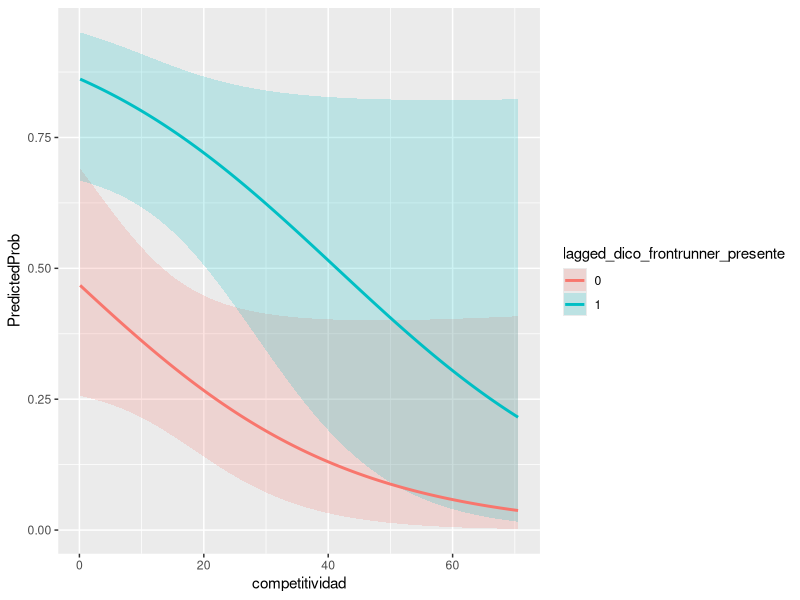
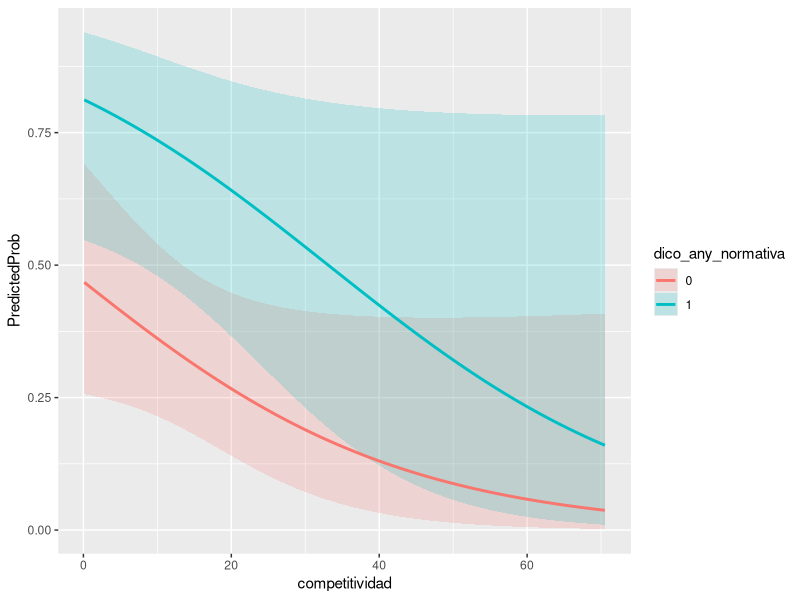
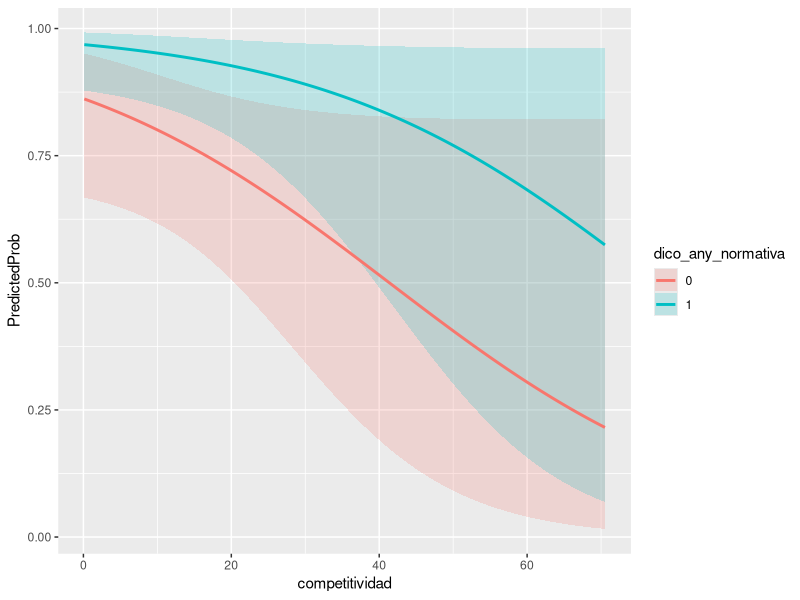

These figures' R source, in order:
# MODELO DE PROBA DE AUSENCIAS PARA LOS CANDIATOS

# version borrador 8 abril 2024

# APUNTES: LISTA DE PENDIENTES #############

# PENDIENTE: AGREGAR CONTROL INTERACTIVO BALLOTAGE==1 que deberia volver insignificante el efecto de la concentracion. LISTO. RESULTADOS RAROS. PARA PENSAR / PREGUNTAR MAURICIO

# PENDIENTE CONSTRUIR TABLAS PARA INTERPRETAR VARIANDO VALORES DE TODAS VARIABLES
# PENDIENTE: PLOTEAR GRAFICOS INVIRTIENDO VARIABLES QUE SE VUELVEN VISIBLES, EJ NORMATIVA/ TRADICION, probado ya , igual definitivo cuando tengamos modelo definitivo
# PENDIENTE pensar pos de agregar todas variantes en un mismo grafico, o en un mismo panel

# PENDIENTE: ESTADISTICAS DESCRIPTIVAS! # estoy haciendo tablas y diferencias de medias, abr 2024, ver si algo mas es relevante
# PENDIENTE: QUIZAS SE PUEDEN INTERPRETAR RELAC VIBARIADAS COMO CUASI NEC Y CUASI SUF , P PENSAR# 

# IMPORTANTE PENDIENTE: QUIZAS CONSIDERAR UNA VD DE DEBATES SI PERO SIN FRONTRUNNER PARA ID CAUSAS SOBRE ESTE SUBSET,
# AUNQUE ATENTI PUEDE SER UN N MUY BAJO PARA LA CATEGORIA
# EN GRAL RESULTADOS A HOY ABRIL 11 2024 VIENEN SUGIRIENDO QUE DETS SON PARECIDOS PERO DIFERENTES
# A INCUMBENT SI O SI LE IMPORTA LA COMPETITIVIDAD
# PARA EL RESTO ES UN POCO MAS IMPORTANTE LA CONCENTRACION, LA COMPETITIVIDAD PIERDE IMP 

# PENDIENTES/ AYUDAMEMORIA 
# recirdar que para inclusion de VIS importa ortogonalidad o no, ademas de relevancia
# recordar interpretar sustantivamente la magnitud de los coeficientes

# LIBRERIAS #####

library(tidyverse)

# DATA ###########
setwd("/home/carolina/Documents/Proyectos R/debates_latam2024/tesis_doctorado/datav2023")
base_elecciones <- read.csv("all_elections.csv") %>% select(-X)
setwd("/home/carolina/Documents/Proyectos R/debates_latam2024/tesis_doctorado/")
options(scipen=999)
# TRABAJO ########

# CREACION DE VARIABLES AUXILIARES ##########

# variables dico de normativa

base_elecciones <- base_elecciones %>% 
  mutate(dico_obligatorio_candidato = ifelse(ncat_regcandidatos==3,1,0),
         dico_derechos_candidato = ifelse(ncat_regcandidatos==2,1,0))

base_elecciones <- base_elecciones %>% 
  mutate(dico_any_normativa = ifelse(ncat_regcandidatos>=2,1,0))


# primero creamos variable recategorizada 
base_elecciones <- base_elecciones %>% 
  mutate(ballotage = ifelse(ncat_ronda==2,1,0))

# EXPLORACION DESCRIPTIVA ###########

# exploracion de VDs alternativas
table(base_elecciones$dico_debates_eleccion)
table(base_elecciones$dico_frontrunner_presente)
table(base_elecciones$dico_frontORcha_presentes)

# chequeamos distribs bivariadas

# VIS CONTINUAS #

# COMPETITIVIDAD #
mean_values <- aggregate(competitividad ~ dico_debates_eleccion, base_elecciones, mean, na.rm = TRUE)
# hay mas competitividad (menos dif entre candidatos) cuando hay debates

mean_values <- aggregate(competitividad ~ dico_frontrunner_presente, base_elecciones, mean, na.rm = TRUE)
# idem, hay mas competitividad (menos dif entre candidatos) cuando hay debates, la diferencia es ligeramente mas amplia

# CONCENTRACION #
mean_values <- aggregate(concentracion ~ dico_debates_eleccion, base_elecciones, mean, na.rm = TRUE)
# las elecciones estan mas concentradas cuando no hay debates, o mas dispersas cuando hay debates

mean_values <- aggregate(concentracion ~ dico_frontrunner_presente, base_elecciones, mean, na.rm = TRUE)
# idem, pero al diferencia se estrecha a casi la mitad (6 puntos versus 3 puntos de diferencia en la diferencia de promedios)

# TOTREG #
mean_values <- aggregate(ncat_totreg ~ dico_debates_eleccion, base_elecciones, mean, na.rm = TRUE)
# la regulacion es mas estricta cuando hay debates

mean_values <- aggregate(ncat_totreg ~ dico_frontrunner_presente, base_elecciones, mean, na.rm = TRUE)
# idem, y la diferencia de medias se agranda para este caso

# CONFIANZA EN MEDIOS # # PENDIENTE CORREGIR ESTE INDICADOR Y PROBAR ALTERNATIVOS 
mean_values <- aggregate(int_average_confianza_tv_medios_latin_lapop ~ dico_debates_eleccion, base_elecciones, mean, na.rm = TRUE)
# hay mas confianza en medios cuando hay debates dif de 0.6 puntos aprox en escala de 0 a 4

mean_values <- aggregate(int_average_confianza_tv_medios_latin_lapop ~ dico_frontrunner_presente, base_elecciones, mean, na.rm = TRUE)
# diferencia se reduce e invierte: hay mas confianza en medios cuando NO hay debates.
# IGUAL CATEGORIZACION DEL INDICADOR PUEDE ESTAR GENERANDO PROBLEMAS

# CONFIANZA EN PPOLS # 
mean_values <- aggregate(int_average_confianza_ppols ~ dico_debates_eleccion, base_elecciones, mean, na.rm = TRUE)
# hay ligeramente mas confianza en ppols cuando NO hay debates

mean_values <- aggregate(int_average_confianza_ppols ~ dico_frontrunner_presente, base_elecciones, mean, na.rm = TRUE)
# idem, y distancia se agranda ligeramente
 
# VARIABLES DICO # # PENDIENTE: QUIZAS SE PUEDEN INTERPRETAR ESSTAS VARIABLES COMO CUASI NEC Y CUASI SUF , P PENSAR# 

# RONDA # 
base_elecciones$ballotage %>% table()  
table(base_elecciones$ballotage, base_elecciones$dico_debates_eleccion)
# la distrib sugiere que esta variable es practicamente irrelevante , aunque hay ligeramente mas   
49/16 # en primera ronda 
22/8 # en segunda ronda # hay proporcionalmente mas debates en segunda que en primera ronda
table(base_elecciones$ballotage, base_elecciones$dico_frontrunner_presente)
25/40 # la relacion se vuelve MUCHO mas marcada para debates con fronturnner presente, casi por definicion 
# (--ya todos los debates que teniamos en segunda ronda en la cuenta anterior tenian al frontrunner presente--. 
#p pensar, hay que ver que hacer c esto)

# TRADICION # 
base_elecciones$lagged_dico_debates_eleccion %>% table()  
table(base_elecciones$lagged_dico_debates_eleccion, base_elecciones$dico_debates_eleccion)
# cuando no hubo debates en eleccion anterior, es ligeramente mas probable que no haya debates
# la relacion se invierte y por gran dif cuando si hubo debates (de cualq tipo) en eleccion anterior

table(base_elecciones$lagged_dico_debates_eleccion, base_elecciones$dico_frontrunner_presente)
# resultados similares, pero muy marcados para cuando no hubo debates en elec anterior 
# menos marcados para cuando hubo debates cualq en eleccion anterior 
# es decir, aun habiendo debates en elecc anterior no se coacciona del todo a frontrunner
# y que no haya habido debates en elecc anterior definitivamente da rienda mas suelta al frontrunner

base_elecciones$lagged_dico_frontrunner_presente %>% table()  
table(base_elecciones$lagged_dico_frontrunner_presente, base_elecciones$dico_debates_eleccion)
# se invierte para el caso de no debates (c frontrn) en elec anterior (vs cualq debate),en el sentido de que 
# aun no habiendo habido debates c frontrun, es mas prob que haya un debate (cualq) en elec actual que que no

table(base_elecciones$lagged_dico_frontrunner_presente, base_elecciones$dico_frontrunner_presente)
# aqui de nuevo results consistentes con narrativa en el sentido de que
# cuando frontrunner no asistio a ningun debate en elec anterior, es mas probable que no lo haga en actual eleccion (de hecho se espeja diferencia respecto de cuenta inmediata anterior)
# cuando frontrunner si asistio a debate en elec anterior, es mucho mas probable que si asista en la que siga

# NOMRATIVA DICO # 
base_elecciones$dico_obligatorio_candidato %>% table()   
# ojo que esta variable tiene una distrib muy sesgada
table(base_elecciones$dico_obligatorio_candidato, base_elecciones$dico_debates_eleccion)
# cuando no hay obligatoriedad, es igualmente mas probable que haya algun debate
# cuando hay obligatoriedad, 100% hay debate

table(base_elecciones$dico_obligatorio_candidato, base_elecciones$dico_frontrunner_presente)
# simil resultados anteriores, solo que proba de debate c frontrunner sin obligatoriedad disminuye respecto de cuenta anterior

base_elecciones$dico_derechos_candidato %>% table()  
table(base_elecciones$dico_derechos_candidato, base_elecciones$dico_debates_eleccion)
# cuando no hay derechos reconocidos, es mas proba que haya debates, aunque la dif se reduce respecto de la cuenta anterior
# (es relativamente mas proba que no haya debates que cuando no hay obligacion)

table(base_elecciones$dico_derechos_candidato, base_elecciones$dico_frontrunner_presente)
# cuando hay derechos reconocidos, es mucho mas proba que haya debates
# aun asi, hay ligera proba de que no haya debates

base_elecciones$dico_any_normativa %>% table()  
table(base_elecciones$dico_any_normativa, base_elecciones$dico_debates_eleccion)
# cuando no hay normativa, hay igualmente chances de que haya debates, pero la diferencia se achica respecto de anteriores, acercandose al 50/50 de chances
# es decir que esta variable se vuelve indiferente cuando es 0, ergo no es NEC para debates
# cuando hay normativa, casi siempre hay debates, salvo excepciones
table(base_elecciones$dico_any_normativa, base_elecciones$dico_frontrunner_presente)
# idem comentario para cuando hay normativa
# las chances se vuelven casi 50/50 para el caso de debates c asistencia de frontrunner (respecto de cualq debate) cuando NO hay normativa


### MULTICOLINEALIDAD CRUZADA PENDIENTE ## ACA ME QUEDE #####

######################### MODELOS #########################

# MODELOS CON VARIABLE COMPET COMO BADE ##########

# vd original #####
modelo_base0 <- glm(dico_debates_eleccion ~ competitividad,
                      data = base_elecciones,
                      family = "binomial")
summary(modelo_base0)

# signo esperado, magnitud pequeña, soprrendentemente parecida a la de modelos candidato; significavito al 0.1
# cuanto mas distancia entre 1 y 2, menos proba de debate

# repetimos para otras VD: ####
modelo_base1 <- glm(dico_frontrunner_presente ~ competitividad,
                   data = base_elecciones,
                   family = "binomial")
summary(modelo_base1)  # crece en magnitud, levemente, y en sginificancia. Signo sigue siendo el esperado

modelo_base2 <- glm(dico_frontORcha_presentes ~ competitividad,
                   data = base_elecciones,
                   family = "binomial") # resultados similares a version original en todo sentido
summary(modelo_base2)

# AGREGAMOS COMPLICACIONES AL MODELO ############
# MAS VARIABLES SOBRE PARTIDOS #############

modelo_1_0 <- glm(dico_debates_eleccion ~ 
                    competitividad + concentracion,
                  data = base_elecciones,
                  family = "binomial")
summary(modelo_1_0)

# crece en magnitud, aunque lgieramente, coef competitividad. mejora sficancia al 0.05
# concentracion es sficativo al 0.1. magnitud pequeña. (pendiente interpretar magnitudes en terminos sustantivos)
# signo es el esperado: a mas concentracion, menos proba de debates, lo que abreva de mi idea de fragmentacion

# probamos con VD alternativas 

modelo_1_1 <- glm(dico_frontrunner_presente ~ 
                    competitividad + concentracion,
                  data = base_elecciones,
                  family = "binomial")
summary(modelo_1_1) 
# coef competitividad parecido a modelo base, tb un poco mas grande que para modelo 1_0. concetracion signo esperado pero pierde sficancia
# tiene sentido con idea de que fragmentacion aumenta proba de debates, pero no con candidato ppal presente


modelo_1_2 <- glm(dico_frontORcha_presentes ~ competitividad + concentracion,
                  data = base_elecciones,
                  family = "binomial")
summary(modelo_1_2)
# consistente con idea anterior, aqui concentracion vuelve a ser sficativo (igual su magnitud sigue siendo reducida),
# indicando que hay oportunidades en las que fragmentacion ayuda a que haya debate, aunque sin necesariamente garantizar presencia de ppales contenedores
# en este modelo competitividad tiene performance parecida al modelo base 


# VARIABLES LAGGED SOBRE DEBATES ##############

modelo_21_0 <- glm(dico_debates_eleccion ~ 
                     competitividad + 
                     lagged_dico_debates_eleccion,
                  data = base_elecciones,
                  family = "binomial")
summary(modelo_21_0)

modelo_22_0 <- glm(dico_debates_eleccion ~ 
                     competitividad + concentracion + 
                     lagged_dico_debates_eleccion,
                  data = base_elecciones,
                  family = "binomial")
summary(modelo_22_0)

# debate en eleccion anterior es por lejos mejor predictor, magnitud mucho mas grande y sficativo al 0.001
# igual para pensar: magnitud tiene que ver con escalas. competitividad y concetrancion varian del 1 al 100 (hipoteticamente), lagged es dicotomica. 
# interesante es que variables de competencia y concentracion se mantienen parecidas!

# probamos con variables VD alternativas
modelo_21_1 <- glm(dico_frontrunner_presente ~ 
                     competitividad + 
                     lagged_dico_frontrunner_presente,
                   data = base_elecciones,
                   family = "binomial")
summary(modelo_21_1)

modelo_22_1 <- glm(dico_frontrunner_presente ~ 
                     competitividad + concentracion + 
                     lagged_dico_frontrunner_presente,
                   data = base_elecciones,
                   family = "binomial")
summary(modelo_22_1)
# idem comentario modelo_2 de arriba: se mantiene muy parecido a modelo_1, pero lagged aparece claramente como un predictor mas pontente, todavia mas cierto para el caso de la asistencia del frontrunner
# un peq parentesis, usando otra lagged con esta VD: 
modelo_23_1 <- glm(dico_frontrunner_presente ~ 
                     competitividad + concentracion + 
                     lagged_dico_debates_eleccion,
                   data = base_elecciones,
                   family = "binomial")
summary(modelo_23_1) # coef sigue siendo muy grande, aunque magnitud disminuye muy ligeramente respecto de 21_1. Idem en linea con expectativas

modelo_21_2 <- glm(dico_frontORcha_presentes ~ competitividad + lagged_dico_frontORcha_presentes,
                   data = base_elecciones,
                   family = "binomial")
summary(modelo_21_2)

modelo_22_2 <- glm(dico_frontORcha_presentes ~ competitividad + concentracion + lagged_dico_frontORcha_presentes,
                   data = base_elecciones,
                   family = "binomial")
summary(modelo_22_2) 
# simil comentarios anteriores, en este caso modelo si difiere de anteriores en coef concentracion, que pierde sficancia
# en lo demas idem: modelo muy parecido a modelo_1, pero lagged emerge como mejor predictor 

# FIXED EFFECTS POR PAIS ######

modelo_31_0 <- glm(dico_debates_eleccion ~ 
                     competitividad + 
                     cat_pais,
                   data = base_elecciones,
                   family = "binomial")
summary(modelo_31_0)
# competitividad sigue teniendo signo esperado, mejora tamaño y nivel de sficancia
# fixed effects muchos no son sficativos, pero pendiente ver como assess esto creo que prueba F

modelo_32_0 <- glm(dico_debates_eleccion ~ 
                     competitividad + concentracion + 
                     lagged_dico_debates_eleccion + 
                     cat_pais,
                   data = base_elecciones,
                   family = "binomial")
summary(modelo_32_0)
# variable concentracion pierde sficancia, idem lagged, aunque mantienen su signo y en el caso de concentracion su magnitud
# estas variables parecen mas estructurales (sobre todo lagged) , por lo que fixed effects parecen comerse su efecto

# VDs alternativas


modelo_31_1 <- glm(dico_frontrunner_presente ~ 
                     competitividad + 
                     cat_pais,
                   data = base_elecciones,
                   family = "binomial")
summary(modelo_31_1) # idem comentarios que para 31_0, notese que aqui competitividad aumenta bastante su magnitud (x3)

modelo_32_1 <- glm(dico_frontrunner_presente ~ 
                     competitividad + concentracion + 
                     lagged_dico_frontrunner_presente + 
                     cat_pais,
                   data = base_elecciones,
                   family = "binomial")
summary(modelo_32_1) # idem


modelo_31_2 <- glm(dico_frontORcha_presentes ~ competitividad + cat_pais,
                   data = base_elecciones,
                   family = "binomial")
summary(modelo_31_2) # idem comentarios anteriores

modelo_32_2 <- glm(dico_frontORcha_presentes ~ competitividad + concentracion + lagged_dico_frontORcha_presentes + cat_pais,
                   data = base_elecciones,
                   family = "binomial")
summary(modelo_32_2) # idem

# el hecho de que competitividad aumente tanto su magnitud
# parece ser indicativo de que hay otros factores estructurales que no estamos considerando y que diluyen su efecto
# porque estarian correlacionados con esta variable (((para pensar: en que direccion???)))

# VARIABLES CONFIANZA LATINOBAROMETRO (PENDIENTE! EMPROLIJAR) ############

# modelo con interpolacion # pueden variarse los indicadores de confianza 
# OJO ATENTI pendiente ver como homogenizar esta variable tomada de fuentes alternativas,
# quizas sea mas adecuado estandarizar y recalcular

modelo_4_0 <- glm(dico_debates_eleccion ~ 
                    competitividad + concentracion + 
                    lagged_dico_debates_eleccion + 
                    int_average_confianza_tv_medios_latin_lapop + int_average_confianza_ppols,
                data = base_elecciones,
                family = "binomial")
summary(modelo_4_0) 
# definitivamente sin resultados sficativos, en este modelo completo competitividad recupera sficancia aunque al 0.1, y aumenta en magnitud, mantiene signo esperado
# coefs de confianza cambian mucho y son definitivamente no sficativos }
# los resultados se mantienen similares para los distintos indicadores de confianza en medios utilizados

modelo_4_1 <- glm(dico_frontrunner_presente ~ 
                    competitividad + concentracion + 
                    lagged_dico_frontrunner_presente + 
                    int_average_confianza_tv_medios_latin_lapop + int_average_confianza_ppols,
                  data = base_elecciones,
                  family = "binomial")
summary(modelo_4_1) 

# VARIABLES LEGISLACION #############
# pendiente 
modelo_5_0 <- glm(dico_debates_eleccion ~ 
                    competitividad + concentracion + 
                    lagged_dico_debates_eleccion + 
                    #int_average_confianza_tv_medios_latin_lapop + int_average_confianza_ppols +
                    ncat_totreg,
                  data = base_elecciones,
                  family = "binomial")
summary(modelo_5_0) 

modelo_5_1 <- glm(dico_frontrunner_presente ~ 
                    competitividad + concentracion + 
                    lagged_dico_frontrunner_presente + 
                    #int_average_confianza_tv_medios_latin_lapop + int_average_confianza_ppols +
                    ncat_totreg,
                data = base_elecciones,
                family = "binomial")
summary(modelo_5_1) 
# muy interesante la diferencia entre estos dos modelos!!! 
# para probar mas detenidamente, apenas los mire
# es decir que: alli donde NO hay tradicion NI regulacion, seguro importa la competencia,no?
# probar con variables dico de legislacion

# PENDIENTE: VER SI TIENE SENTIDO SELECCION DE CASOS COMO DEVIANT
# IGUAL NO SE SI TENEMOS DATOS PARA ESAS INSTANCIAS

# probamos con variables dico de normativa 

modelo_51_0 <- glm(dico_debates_eleccion ~ competitividad + concentracion + 
                    lagged_dico_debates_eleccion + 
                    #int_average_confianza_tv_medios_latin_lapop + int_average_confianza_ppols +
                     dico_obligatorio_candidato + dico_derechos_candidato,
                  data = base_elecciones,
                  family = "binomial")
summary(modelo_51_0) 

modelo_51_1 <- glm(dico_frontrunner_presente ~ competitividad + concentracion + 
                    lagged_dico_frontrunner_presente + 
                    #int_average_confianza_tv_medios_latin_lapop + int_average_confianza_ppols +
                     dico_obligatorio_candidato + dico_derechos_candidato,
                  data = base_elecciones,
                  family = "binomial")
summary(modelo_51_1) 
# falsa de significancia en dico_obligatorio_candidatos ha de deberse a muy bajo n, pero tamaño (!) y signo del coeficiente son sugestivos

# probamos con variable dico de normativa pero mas general


modelo_52_0 <- glm(dico_debates_eleccion ~ competitividad + concentracion + 
                     lagged_dico_debates_eleccion + 
                     #int_average_confianza_tv_medios_latin_lapop + int_average_confianza_ppols +
                     dico_any_normativa,
                   data = base_elecciones,
                   family = "binomial")
summary(modelo_52_0) 

modelo_52_1 <- glm(dico_frontrunner_presente ~ competitividad + concentracion + 
                     lagged_dico_frontrunner_presente + 
                     #int_average_confianza_tv_medios_latin_lapop + int_average_confianza_ppols +
                     dico_any_normativa,
                   data = base_elecciones,
                   family = "binomial")
summary(modelo_52_1) # beautiful

######## AGREGAMOS VARIABLE RONDA #############################

modelo_6_0 <- glm(dico_debates_eleccion ~ 
                    competitividad + concentracion + 
                     ballotage + ballotage*concentracion +
                     lagged_dico_debates_eleccion, + 
                     #int_average_confianza_tv_medios_latin_lapop + int_average_confianza_ppols +
                     dico_any_normativa,
                   data = base_elecciones,
                   family = "binomial")
summary(modelo_6_0) 
# no se bien como interpretar resultados de este modelo, todo pierde sficancia salvo lagged_ :( ???
# igual notese que tamaño y signos de los coeficientes no cambian mucho, podemos estar simplemente teniendo un problema de poca precision, poca info para def parametros
# quizas lo mejor es tener un mejor indicador de fragmentacion y punto

modelo_6_1 <- glm(dico_frontrunner_presente ~ competitividad + concentracion + 
                    ballotage + ballotage*concentracion +
                     lagged_dico_frontrunner_presente + 
                     #int_average_confianza_tv_medios_latin_lapop + int_average_confianza_ppols +
                     dico_any_normativa,
                   data = base_elecciones,
                   family = "binomial")
summary(modelo_6_1) 
# conforme con expectativas teoricas, cuando ballotage = 0, concentracion es sficativa. 
# la sficancia de ronda no puede interpretarse a simple vista puesto que en la tabla indica la sficancia de ronda solo cuando competitividad = 0 (elecciones muy muy competitivas, virtual empate)
# signo y valor indican que debates son MENOS probables en un ballotage


####### INTERPRETACION #################################
# buen enlace para leer output :  https://stats.stackexchange.com/questions/86351/interpretation-of-rs-output-for-binomial-regression 
# otro https://stats.oarc.ucla.edu/r/dae/logit-regression/
modelo_a_interpretar <- modelo_52_1 # ajustar segun deseado, por ahora (abr 2024), prefe es modelo_52_1

# interpretacion de coeficientes:

# The logistic regression coefficients give the change in the log odds of the outcome for a one unit increase in the predictor variable.
#We can use the confint function to obtain confidence intervals for the coefficient estimates. Note that for logistic models, confidence intervals are based on the profiled log-likelihood function. We can also get CIs based on just the standard errors by using the default method.
confint(modelo_a_interpretar)
#You can also exponentiate the coefficients and interpret them as odds-ratios. R will do this computation for you. To get the exponentiated coefficients, you tell R that you want to exponentiate (exp), and that the object you want to exponentiate is called coefficients and it is part of mylogit (coef(mylogit)). We can use the same logic to get odds ratios and their confidence intervals, by exponentiating the confidence intervals from before. To put it all in one table, we use cbind to bind the coefficients and confidence intervals column-wise.
exp(coef(modelo_a_interpretar))
exp(cbind(OR = coef(modelo_a_interpretar), confint(modelo_a_interpretar)))

#You can also use predicted probabilities to help you understand the model. Predicted probabilities can be computed for both categorical and continuous predictor variables. In order to create predicted probabilities we first need to create a new data frame with the values we want the independent variables to take on to create our predictions.
#We will start by calculating the predicted probability of ... at each value of ...., holding .. and .. at their means. First we create and view the data frame.

# queremos comenzar para predicted proba de debate a cada valor de competitividad  para un pais con oblig = 0 y derechos = 0
valores_posibles_competitividad <- seq(range(base_elecciones$competitividad, na.rm=T)[1],range(base_elecciones$competitividad, na.rm=T)[2], 0.1)
valores_posibles_dico <- c(1,0)

# newdata1 <- with(base_elecciones, 
#                  data.frame(lagged_dico_frontrunner_presente = 0,
#                             dico_obligatorio_candidato = 0,
#                             dico_derechos_candidato = 0,
#                             concentracion = mean(concentracion, na.rm=T), 
#                             competitividad = valores_posibles))
# 
# newdata1$predicted_proba <- predict(modelo_a_interpretar, newdata = newdata1, type = "response")

# aca calculamos predicted proba de debate a cada valor de competitividad  para unvarios valores de normativva / trad

newdata2 <- with(base_elecciones, 
                 data.frame(lagged_dico_frontrunner_presente = rep(valores_posibles_dico, times = length(valores_posibles_competitividad)),
                            #dico_obligatorio_candidato = 0,#c(0,1),
                            #dico_derechos_candidato = 0,#c(0,1),
                            dico_any_normativa = 0,
                            concentracion = mean(concentracion, na.rm=T), 
                            competitividad = rep(valores_posibles_competitividad, each = length(valores_posibles_dico))))

#newdata2$predicted_proba <- predict(modelo_a_interpretar, newdata = newdata2, type = "response")

# The code to generate the predicted probabilities (the first line below) is the same as before, except we are also going to ask for standard errors so we can plot a confidence interval. We get the estimates on the link scale and back transform both the predicted values and confidence limits into probabilities.

newdata3 <- cbind(newdata2, 
                  predict(modelo_a_interpretar, 
                          newdata = newdata2, 
                          type = "link",
                          se = TRUE))

newdata3 <- within(newdata3, {
  PredictedProb <- plogis(fit)
  LL <- plogis(fit - (1.96 * se.fit))
  UL <- plogis(fit + (1.96 * se.fit))
})

# It can also be helpful to use graphs of predicted probabilities to understand and/or present the model. We will use the ggplot2 package for graphing. Below we make a plot with the predicted probabilities, and 95% confidence intervals.

ggplot(newdata3 %>% 
         mutate(lagged_dico_frontrunner_presente = as.factor(lagged_dico_frontrunner_presente)), 
       aes(x = competitividad, y = PredictedProb)) + 
  geom_ribbon(aes(ymin = LL, ymax = UL, fill= lagged_dico_frontrunner_presente), alpha = 0.2) + 
  geom_line(aes(colour = lagged_dico_frontrunner_presente), size = 1)

# REPETIMOS PERO ahora ploteamos cambiando los valores de variantes en la normativa
# igual a ajustar segun modelo finalmente elegido

newdata2 <- with(base_elecciones, 
                 data.frame(lagged_dico_frontrunner_presente = 0,
                            #dico_obligatorio_candidato = 0,#c(0,1), # no entiendo bien que pasa cuando esta v es 1 y la que sigue 0, quizas se debe a la falta de casos reales, insuf variablilidad, sobre det # claro si, predicted proba es siempre 1 
                            #dico_derechos_candidato = 1,#c(0,1),
                            dico_any_normativa = rep(valores_posibles_dico, times = length(valores_posibles_competitividad)),
                            concentracion = mean(concentracion, na.rm=T), 
                            competitividad = rep(valores_posibles_competitividad, each = length(valores_posibles_dico))))

# The code to generate the predicted probabilities (the first line below) is the same as before, except we are also going to ask for standard errors so we can plot a confidence interval. We get the estimates on the link scale and back transform both the predicted values and confidence limits into probabilities.

newdata3 <- cbind(newdata2, 
                  predict(modelo_a_interpretar, 
                          newdata = newdata2, 
                          type = "link",
                          se = TRUE))

newdata3 <- within(newdata3, {
  PredictedProb <- plogis(fit)
  LL <- plogis(fit - (1.96 * se.fit))
  UL <- plogis(fit + (1.96 * se.fit))
})

# It can also be helpful to use graphs of predicted probabilities to understand and/or present the model. We will use the ggplot2 package for graphing. Below we make a plot with the predicted probabilities, and 95% confidence intervals.

ggplot(newdata3 %>% 
         mutate(dico_any_normativa = as.factor(dico_any_normativa)), 
       aes(x = competitividad, y = PredictedProb)) + 
  geom_ribbon(aes(ymin = LL, ymax = UL, fill= dico_any_normativa), alpha = 0.2) + 
  geom_line(aes(colour = dico_any_normativa), size = 1)
# ATENTI: CUANDO HAY TRADICION, EFECTO DE NORMATIVA TB SE VUELVE INDISTINGUIBLE


# invertimos posicion de variables en este ploteo ####

newdata2 <- with(base_elecciones, 
                 data.frame(lagged_dico_frontrunner_presente = 1,
                            #dico_obligatorio_candidato = 0,#c(0,1), # no entiendo bien que pasa cuando esta v es 1 y la que sigue 0, quizas se debe a la falta de casos reales, insuf variablilidad, sobre det # claro si, predicted proba es siempre 1 
                            #dico_derechos_candidato = 1,#c(0,1),
                            dico_any_normativa = rep(valores_posibles_dico, times = length(valores_posibles_competitividad)),
                            concentracion = mean(concentracion, na.rm=T), 
                            competitividad = rep(valores_posibles_competitividad, each = length(valores_posibles_dico))))


# The code to generate the predicted probabilities (the first line below) is the same as before, except we are also going to ask for standard errors so we can plot a confidence interval. We get the estimates on the link scale and back transform both the predicted values and confidence limits into probabilities.

newdata3 <- cbind(newdata2, 
                  predict(modelo_a_interpretar, 
                          newdata = newdata2, 
                          type = "link",
                          se = TRUE))

newdata3 <- within(newdata3, {
  PredictedProb <- plogis(fit)
  LL <- plogis(fit - (1.96 * se.fit))
  UL <- plogis(fit + (1.96 * se.fit))
})

# It can also be helpful to use graphs of predicted probabilities to understand and/or present the model. We will use the ggplot2 package for graphing. Below we make a plot with the predicted probabilities, and 95% confidence intervals.

ggplot(newdata3 %>% 
         mutate(dico_any_normativa = as.factor(dico_any_normativa)), 
       aes(x = competitividad, y = PredictedProb)) + 
  geom_ribbon(aes(ymin = LL, ymax = UL, fill= dico_any_normativa), alpha = 0.2) + 
  geom_line(aes(colour = dico_any_normativa), size = 1)
# y cuando no hay tradicion tb? no se bien que hacer de esto